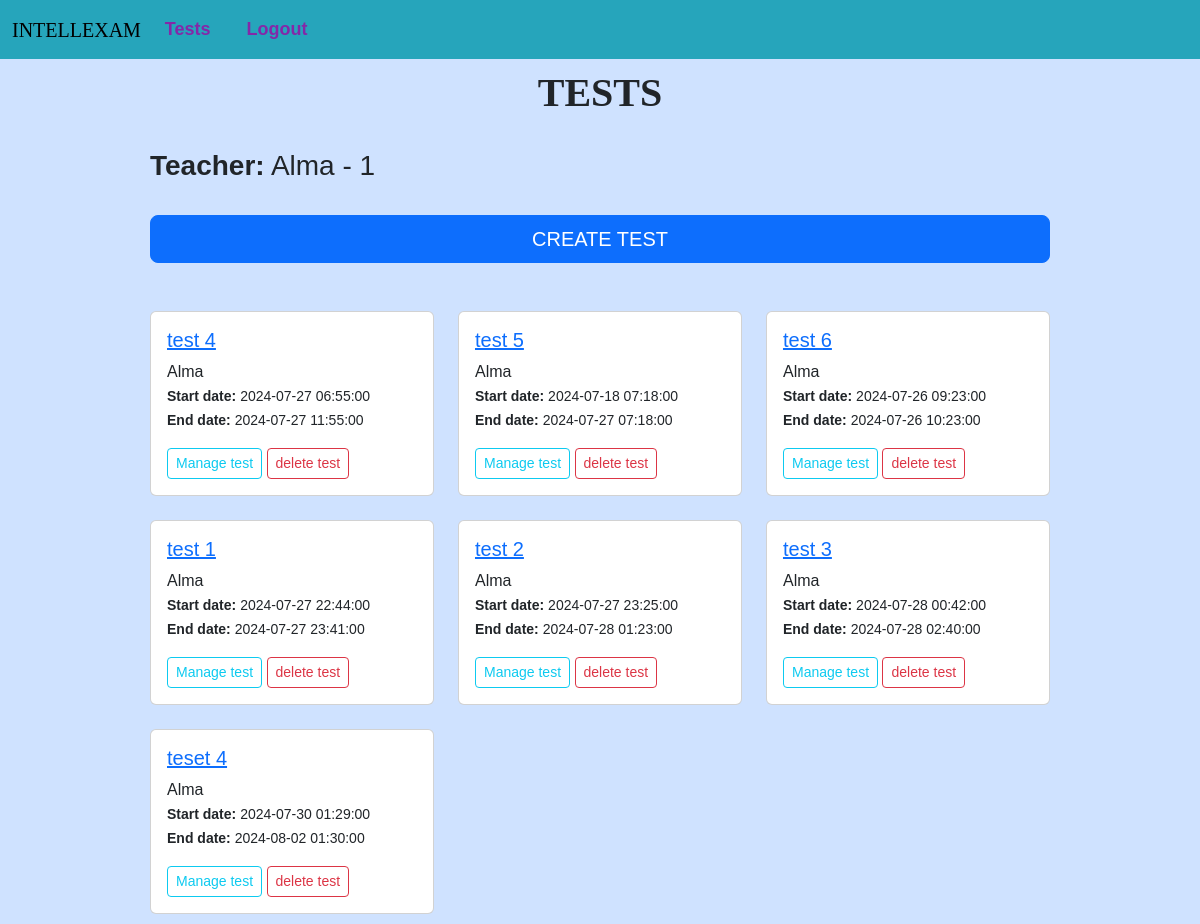
The app's page /tests (signed in), older data.
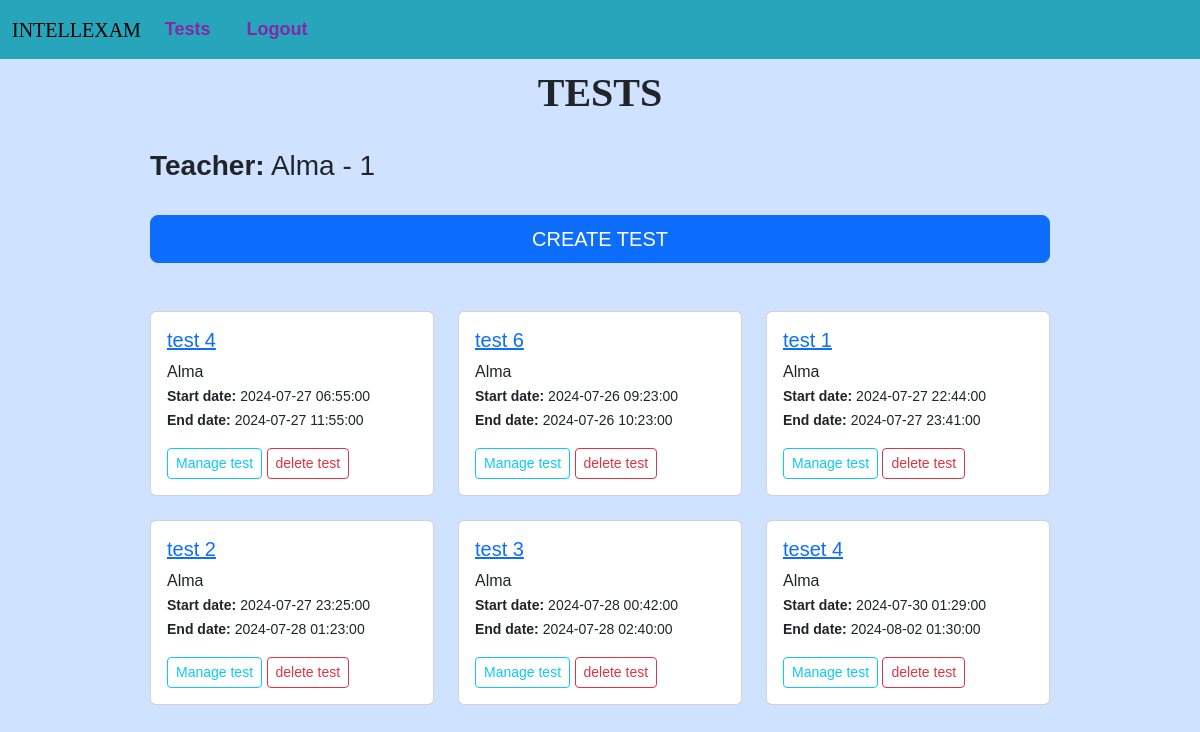
The same page, newer data.
### app.py (models this page shows)
class Tests(db.Model):
    test_id = db.Column(db.Integer, primary_key=True)
    title = db.Column(db.String(255))
    start_date = db.Column(db.DateTime, nullable = False)
    end_date = db.Column(db.DateTime, nullable = False)
    status = db.Column(db.String(255))
    teacher_id = db.Column(db.Integer, db.ForeignKey('users.id'))
    teacher = db.relationship('Users', backref=db.backref('tests', lazy=True))
    questions = db.relationship("Questions", backref="question_list")
    code = db.Column(db.String(6), unique=True)  # column to store the unique code
    students = db.relationship('Users', secondary='test_students', backref=db.backref('tests_registered', lazy=True))
    submissions = db.relationship('Submission', backref='test_submissions', lazy=True)

class Users(db.Model, UserMixin):
    id = db.Column(db.Integer, primary_key = True)
    name = db.Column(db.String(200), nullable=False)
    email = db.Column(db.String(120), nullable=False, unique =True)
    password = db.Column(db.String(128), nullable=False)
    role = db.Column(db.String(80), nullable=False)
    submissions = db.relationship('Submission', backref='submitted_tests', lazy=True)

### app.py (the view)
@app.route('/tests', methods=['GET', 'POST'])
@login_required(role="teacher")
def tests():
	tests = Tests.query.filter_by(teacher_id = current_user.id)
	return render_template("tests.html", tests=tests)

### app.py (called while the page is built)
@login_manager.user_loader
def load_user(user_id):
    return Users.query.get(int(user_id))

def login_required(role="ANY"):
    def wrapper(fn):
        @wraps(fn)
        def decorated_view(*args, **kwargs):
            if not current_user.is_authenticated:
               return login_manager.unauthorized()
            if ( (current_user.role != role) and (role != "ANY")):
                return login_manager.unauthorized()
            return fn(*args, **kwargs)
        return decorated_view
    return wrapper

### templates/tests.html (shortened to what this page needs)
{% extends 'index.html' %}
{% block content %}
<h1>TESTS</h1>
<br>
<h3><b>Teacher:</b> {{current_user.name}} - {{current_user.id}}</h3>
<br>
<a href="{{ url_for('create_test')}}" class=" d-grid gap-2 btn btn-primary btn-lg">CREATE TEST</a>
<br/>
<br/>
<div class="row row-cols-1 row-cols-md-3 g-4">
	{% for test in tests %}
	<div class="col">
		<div class="card ">
		<div class="card-body">
		<h5 class="card-title"><a href="{{ url_for('test', id=test.test_id)}}">{{ test.title }}</a></h5>
		<p class="card-text">{{ test.teacher.name }}<br/>
			<small><b> Start date: </b>{{ test.start_date }}</small> <br/>
			<small><b> End date: </b>{{ test.end_date }}</small> <br/>
		</p>
		<a href="{{ url_for('test', id=test.test_id)}}" class="btn btn-outline-info btn-sm">Manage test</a>
        <button class="btn btn-outline-danger btn-sm" data-bs-toggle="modal" data-bs-target="#confirmationModal-{{ test.test_id }}">delete test</button>
		</div>
		</div>
	</div>
	{% endfor %}
</div>
{% endblock %}

Row changes from the older to the newer data that the page shows:
removed Tests: title "test 5", teacher.name "Alma", start_date "2024-07-18 07:18:00", end_date "2024-07-27 07:18:00"
